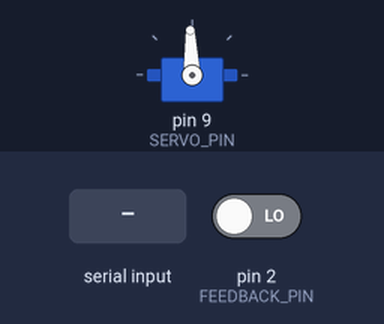
The sketch below on a simulated Arduino Uno, built with avr-gcc and run on an emulated ATmega328P. On the bench: servo. The test bench sets the inputs (shaded band); at power-on: pin 2 (FEEDBACK_PIN) LOW. What the sketch prints to the serial monitor is not drawn.

Above: at 1.2 s.
1.3 s: "90,45\n" received over Serial
At 3.3 s:
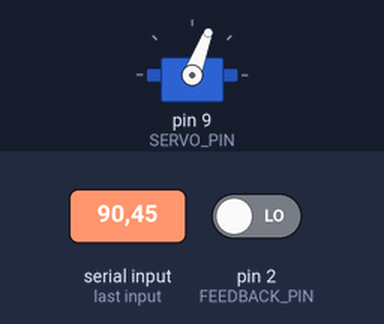
3.8 s: "0\n" received over Serial
At 5.2 s:
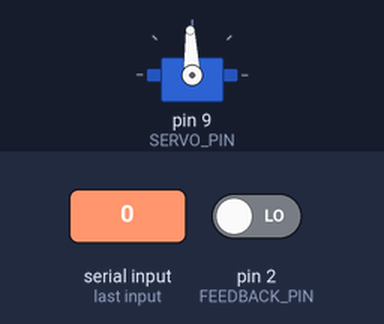
6.3 s: "30,150\n" received over Serial
At 8.2 s:
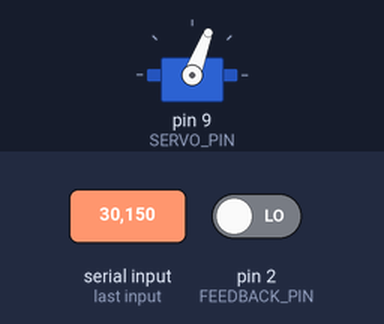
Timing chart, 0 to 9.7 s (numbered marks = the images above; inputs shaded):
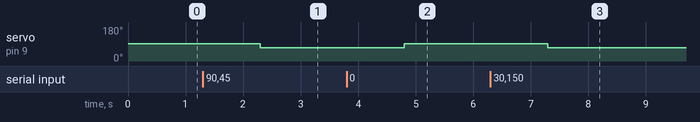

Measured:
- after the input at 1.3 s, servo on pin 9 (SERVO_PIN): 92° → 69° after 1.0 s
- after the input at 3.8 s, servo on pin 9 (SERVO_PIN): 69° → 92° after 1.0 s
- after the input at 6.3 s, servo on pin 9 (SERVO_PIN): 92° → 69° after 1.0 s

The sketch:

sketch_jan02b.ino
```cpp
#include "FeedBackServo.h"

// Sefine feedback signal pin and servo control pin
#define FEEDBACK_PIN 2
#define SERVO_PIN 9
#define NUM_SERVO_TEETH (25)
#define NUM_TURNTABLE_TEETH (90)

const static int32_t kNumServoTeeth = TOFIXEDPOINT(NUM_SERVO_TEETH - 1);
const static int32_t kNumTurntableTeeth = TOFIXEDPOINT(NUM_TURNTABLE_TEETH - 1);
const static int32_t kGearRatio = QDIV(kNumTurntableTeeth, kNumServoTeeth);

// Set feedback signal pin number
FeedBackServo servo = FeedBackServo(FEEDBACK_PIN);

static char buffer[128];
static char readBuffer[128];


void setup()
{
    Serial.begin(115200);

    // Set servo control pin number
    servo.setServoControl(SERVO_PIN);

    // Adjust as needed.
    servo.setKp(/*Kp=*/TOFIXEDPOINT(4.0),
                /*Ki=*/TOFIXEDPOINT(10.0),
                /*Kd=*/TOFIXEDPOINT(0.00));

    servo.setThresholdDeg(TOFIXEDPOINT(4.0));

    servo.setTargetAngle(0);

    snprintf(buffer, sizeof(buffer), "\n\n\nINIT\n");
    Serial.print(buffer);
    snprintf(buffer, sizeof(buffer), "servo_time_millis,turntable_angle_q8,turntable_target_angle_deg_q8,turntable_error_angle_deg_q8\n");
    Serial.print(buffer);

}

void loop()
{
    if (Serial.available() > 0) {
      memset(readBuffer, 0, sizeof(readBuffer));
      int bytesRead = Serial.readBytes(readBuffer, sizeof(readBuffer));
      int newTarget = 0;
      if (sscanf(readBuffer, "%d", &newTarget) > 0) {
          int32_t targetAngle = ((int32_t)(newTarget)) << Q_FIXEDPOINT;
          servo.setTargetAngle(QMUL(targetAngle, kGearRatio));
          //snprintf(buffer, sizeof(buffer), "set target to %d deg\n", newTarget);
          //Serial.print(buffer);
      }
    }

    // Calculate whether new target input request meets specified time interval requirement to prevent mistarget
    const unsigned long currentTimeMillis = millis();

    // Rotate servo from 0 to 180 (w/ +-2 threshold) using non-blocking.
    servo.update(currentTimeMillis);

    snprintf(buffer, sizeof(buffer), "%"PRIu32",%"PRId32", %"PRId32", %"PRId32"\n",
        currentTimeMillis,
        QDIV(servo.getAngle(), kGearRatio),
        QMUL(servo.getTargetAngle(), kGearRatio),
        QDIV(servo.getErrorAngle(), kGearRatio));
    Serial.print(buffer);

}
```

FeedBackServo.cpp
```cpp
// (licence header left out)
#include "FeedBackServo.h"

// Constants for duty cycle interpretation (based on Parallax spec)
const int32_t FeedBackServo::DC_MIN = TOFIXEDPOINT(0.029);
const int32_t FeedBackServo::DC_MAX = TOFIXEDPOINT(0.971);
const int32_t FeedBackServo::Q2_MIN = FeedBackServo::UNITS_FC / 4;
const int32_t FeedBackServo::Q3_MAX = FeedBackServo::Q2_MIN * 3;

#define STOP_PWM_MICROS (1490)

FeedBackServo* FeedBackServo::instances[MAX_INTERRUPT_NUM] = { nullptr };

FeedBackServo::FeedBackServo(byte feedbackPinNumber)
{
    // feedback pin number validation
    checkPin(feedbackPinNumber);
    feedbackPinNumber_ = feedbackPinNumber;

    // convert feedback pin number to interrupt number for use on attachInterrupt function
    interruptNumber_ = digitalPinToInterrupt(feedbackPinNumber_);

    if (interruptNumber_ < MAX_INTERRUPT_NUM) {
        instances[interruptNumber_] = this;
        switch (interruptNumber_)
        {
            case 0: attachInterrupt(0, isr0, CHANGE); break;
            case 1: attachInterrupt(1, isr1, CHANGE); break;
            case 2: attachInterrupt(2, isr2, CHANGE); break;
            case 3: attachInterrupt(3, isr3, CHANGE); break;
            case 4: attachInterrupt(4, isr4, CHANGE); break;
            case 5: attachInterrupt(5, isr5, CHANGE); break;
        }
    }
}

void FeedBackServo::setServoControl(byte servoPinNumber)
{
    // Servo control pin attach
    parallax_.attach(servoPinNumber);
}

void FeedBackServo::setKp(int32_t Kp, int32_t Ki, int32_t Kd)
{
    FeedBackServo::Kp_ = Kp;
    FeedBackServo::Ki_ = Ki;
    FeedBackServo::Kd_ = Kd;

}

void FeedBackServo::setActive(bool isActive)
{
    isActive_ = isActive;
}

void FeedBackServo::setTargetAngle(int32_t targetAngle)
{
    errorIntegral_ = 0;
    targetAngle_ = targetAngle;
}

void FeedBackServo::setThresholdDeg(int32_t thresholdDeg)
{
    thresholdDeg_ = thresholdDeg;
}

int32_t FeedBackServo::getAngle() const
{
    return angle_;
}

int32_t FeedBackServo::getErrorAngle() const
{
  return errorAngle_;
}

int32_t FeedBackServo::getTargetAngle() const
{
  return targetAngle_;
}

int32_t FeedBackServo::getTheta() const
{
  return thetaPre_;
}

int32_t FeedBackServo::getTurns() const
{
    return turns_;
}

int32_t FeedBackServo::getErrorIntegral() const {

  return errorIntegral_;
}


void FeedBackServo::update(unsigned long timestampMillis)
{
    // Update angle based on the latest PWM feedback
    updateAngleFromPWM();
    int32_t deltaTimeMillis = timestampMillis - prevTimestampMillis_;
    prevTimestampMillis_ = timestampMillis;


    int32_t deltaTimeSeconds = QDIV((deltaTimeMillis << Q_FIXEDPOINT), TOFIXEDPOINT(1000.0));

    const int32_t prevErrorAngle = errorAngle_;
    errorAngle_ = targetAngle_ - angle_;

    if (isActive_ == false) return;

    if (abs(errorAngle_) <= thresholdDeg_)
    {
        parallax_.writeMicroseconds(STOP_PWM_MICROS);
        return;
    }

   const int32_t dError = errorAngle_ - prevErrorAngle;
   const int32_t dErrorDt = deltaTimeSeconds > 0 ? QDIV(dError, deltaTimeSeconds) : 0;

   if (abs(errorAngle_) < TOFIXEDPOINT(60.0f))
   {
       errorIntegral_ += QMUL(errorAngle_, deltaTimeSeconds);
   }
//    errorIntegral_ = constrain(-1000, 1000, errorIntegral_);

    // NOTE: Using simple P-control.
    // TODO: PID control may improve stability and response.
    //float output = errorAngle * Kp_ + errorIntegral_ * Ki_ + dError * Kd_;
    int32_t output = QMUL(errorAngle_, Kp_) + QMUL(errorIntegral_, Ki_) + QMUL(dErrorDt, Kd_);
    output = constrain(output, TOFIXEDPOINT(-200.0), TOFIXEDPOINT(200.0));
    int32_t theOffset = (output > 0) ? TOFIXEDPOINT(30.0) : TOFIXEDPOINT(-30.0);
    int16_t dutyCycle = STOP_PWM_MICROS - I_FROMFIXEDPOINT(output + theOffset);
    parallax_.writeMicroseconds(dutyCycle);
}

void FeedBackServo::setSpeed(int32_t theSpeed) {
  int32_t constrainedValue = constrain(theSpeed, TOFIXEDPOINT(-200), TOFIXEDPOINT(200));
  int16_t intConstrainedValue = I_FROMFIXEDPOINT(constrainedValue);
  parallax_.writeMicroseconds(STOP_PWM_MICROS - intConstrainedValue);
}

void FeedBackServo::checkPin(byte feedbackPinNumber)
{
// Check pin number
#ifdef ARDUINO_AVR_UNO
    if (feedbackPinNumber != 2 &&
        feedbackPinNumber != 3)
        exit(1);
#endif
#ifdef ARDUINO_AVR_LEONARDO
    if (feedbackPinNumber != 0 &&
        feedbackPinNumber != 1 &&
        feedbackPinNumber != 2 &&
        feedbackPinNumber != 3 &&
        feedbackPinNumber != 7)
        exit(1);
#endif
#ifdef ARDUINO_AVR_MEGA2560
    if (feedbackPinNumber != 2 &&
        feedbackPinNumber != 3 &&
        feedbackPinNumber != 18 &&
        feedbackPinNumber != 19 &&
        feedbackPinNumber != 20 &&
        feedbackPinNumber != 21)
        exit(1);
#endif
#ifdef ARDUINO_SAMD_NANO_33_IOT
    if (feedbackPinNumber != 2 &&
        feedbackPinNumber != 3 &&
        feedbackPinNumber != 9 &&
        feedbackPinNumber != 10 &&
        feedbackPinNumber != 11 &&
        feedbackPinNumber != 13 &&
        feedbackPinNumber != 15 && // A1
        feedbackPinNumber != 19 && // A5
        feedbackPinNumber != 21)   // A7
        exit(1);
#endif
}

void FeedBackServo::handleFeedback()
{
    // Interrupt Service Routine: triggered on pin CHANGE
    // Records timing only — actual decoding happens in main loop
    if (digitalRead(feedbackPinNumber_))
    {
        rise_ = micros();
        tLow_ = rise_ - fall_;
    }
    else
    {
        fall_ = micros();
        tHigh_ = fall_ - rise_;
        feedbackUpdated_ = true;
    }
}

void FeedBackServo::updateAngleFromPWM()
{
    if (!feedbackUpdated_)
        return;

    feedbackUpdated_ = false;

    int32_t tCycle = tHigh_ + tLow_;
    if ((tCycle < 1000) || (tCycle > 1200))
        return;

    // (DUTY_SCALE * tHigh_) / (float)tCycle;
    int32_t num = DUTY_SCALE * tHigh_;
    int32_t denom = tCycle << Q_FIXEDPOINT;
    const int32_t dc = QDIV(num, denom);

    // ((dc - DC_MIN) * UNITS_FC) / (DC_MAX - DC_MIN);
    num = QMUL(dc - DC_MIN, UNITS_FC);
    denom = DC_MAX - DC_MIN;
    int32_t theta = QDIV(num, denom);

    if (theta < 0)
        theta = 0;
    else if (theta > (UNITS_FC - QONE))
        theta = UNITS_FC - QONE;

    if ((theta < Q2_MIN) && (thetaPre_ > Q3_MAX))
        turns_++;
    else if ((thetaPre_ < Q2_MIN) && (theta > Q3_MAX))
        turns_--;

    if (turns_ >= 0)
        angle_ = (turns_ * UNITS_FC) + theta;
    else if (turns_ < 0)
        angle_ = ((turns_ + 1) * UNITS_FC) - (UNITS_FC - theta);

    thetaPre_ = theta;
}

// ISR delegates
void FeedBackServo::isr0() { if (instances[0]) instances[0]->handleFeedback(); }
void FeedBackServo::isr1() { if (instances[1]) instances[1]->handleFeedback(); }
void FeedBackServo::isr2() { if (instances[2]) instances[2]->handleFeedback(); }
void FeedBackServo::isr3() { if (instances[3]) instances[3]->handleFeedback(); }
void FeedBackServo::isr4() { if (instances[4]) instances[4]->handleFeedback(); }
void FeedBackServo::isr5() { if (instances[5]) instances[5]->handleFeedback(); }
```

FeedBackServo.h
```cpp
#ifndef FEEDBACK360_CONTROL_LIBRARY
#define FEEDBACK360_CONTROL_LIBRARY

#include <Arduino.h>
#include <Servo.h>
#include <stdint.h>

#ifdef ARDUINO_AVR_UNO
#define MAX_INTERRUPT_NUM 2
#endif

#ifdef ARDUINO_AVR_LEONARDO
#define MAX_INTERRUPT_NUM 5
#endif

#ifdef ARDUINO_AVR_MEGA2560
#define MAX_INTERRUPT_NUM 6
#endif

#ifdef ARDUINO_SAMD_NANO_33_IOT
#define MAX_INTERRUPT_NUM 9
#endif

// If not listed above, leave it at 2.
// This is just a provisional value; some boards may require a larger value.
#ifndef MAX_INTERRUPT_NUM
#define MAX_INTERRUPT_NUM 2
#endif

// This means 31 - 12 = 19 bits to the left of the binary point
// and 12 bits to the right
// 1 signed bit obv
#define Q_FIXEDPOINT (8)
#define TOFIXEDPOINT(x) ((int32_t)(((double)(x)) * (1 << Q_FIXEDPOINT)))
#define F_FROMFIXEDPOINT(x) (((float)(x)) / (float)(1 << Q_FIXEDPOINT))
#define I_FROMFIXEDPOINT(x) ((x) / (1 << Q_FIXEDPOINT))
#define QONE (1 << Q_FIXEDPOINT)
#define QMUL(a, b)  ((int32_t)(((int64_t)((a) * (b))) >> Q_FIXEDPOINT))
#define QDIV(a, b)  (int32_t)(((((int64_t)(a)) << Q_FIXEDPOINT) / (b)))

class FeedBackServo
{
public:
    FeedBackServo(byte feedbackPinNumber);
    void setServoControl(byte servoPinNumber);
    void setKp(int32_t Kp, int32_t Ki, int32_t Kd);
    void setActive(bool isActive);
    void setTargetAngle(int32_t targetAngle);
    void update(unsigned long timestampMillis);
    void setSpeed(int32_t speed);
    void setThresholdDeg(int32_t thresholdDeg);
    int32_t getAngle() const;
    int32_t getErrorAngle() const;
    int32_t getTargetAngle() const;
    int32_t getTheta() const;
    int32_t getTurns() const;
    int32_t getErrorIntegral() const;
private:
    void checkPin(byte pinNumber);
    void handleFeedback();
    void updateAngleFromPWM();

    Servo parallax_;
    byte feedbackPinNumber_;
    byte interruptNumber_;

    int32_t Kp_ = TOFIXEDPOINT(1.0f);
    int32_t Ki_ = TOFIXEDPOINT(0.001);
    int32_t Kd_ = TOFIXEDPOINT(0.01);

    bool isActive_ = true;
    int32_t targetAngle_;

    volatile int32_t angle_ = 0;
    int32_t thetaPre_ = 0;
    uint16_t tHigh_ = 0, tLow_ = 0;
    unsigned long rise_ = 0, fall_ = 0;
    int32_t turns_ = 0;
    int32_t errorIntegral_ = 0;
    int32_t errorAngle_ = 0;
    int32_t thresholdDeg_ = TOFIXEDPOINT(4.0);
    unsigned long prevTimestampMillis_ = 0;

    volatile bool feedbackUpdated_ = false;

    static const int32_t UNITS_FC = TOFIXEDPOINT(360); // Full Circle
    static const int32_t DC_MIN;
    static const int32_t DC_MAX;
    static const int32_t DUTY_SCALE = QONE;
    static const int32_t Q2_MIN;
    static const int32_t Q3_MAX;

    static FeedBackServo* instances[MAX_INTERRUPT_NUM];
    static void isr0();
    static void isr1();
    static void isr2();
    static void isr3();
    static void isr4();
    static void isr5();
};

#endif
```
